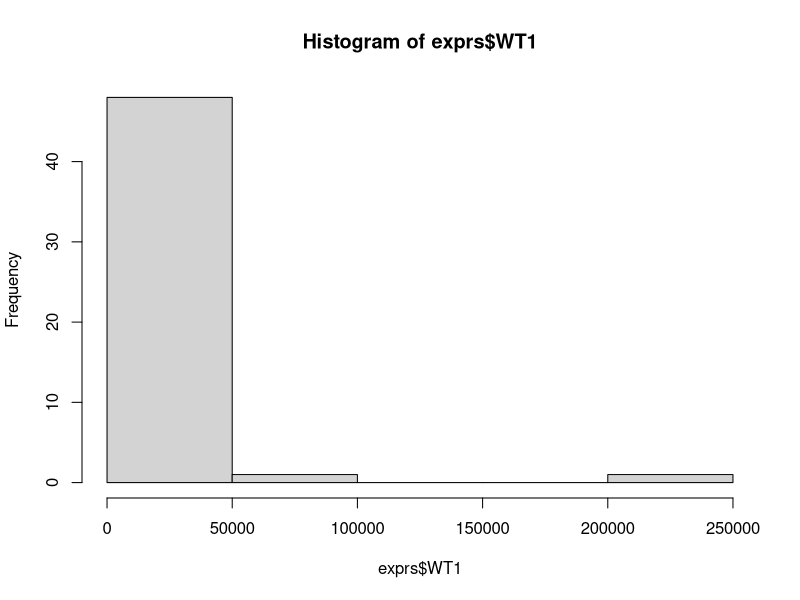
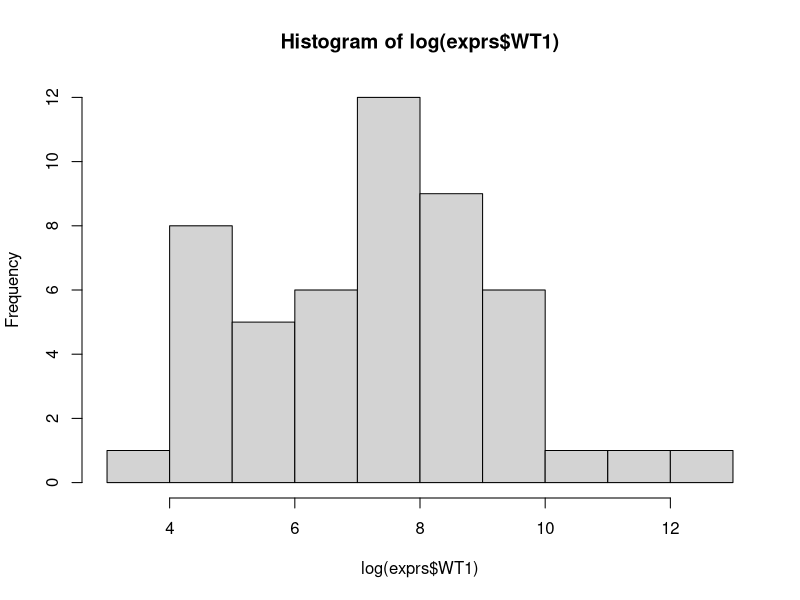
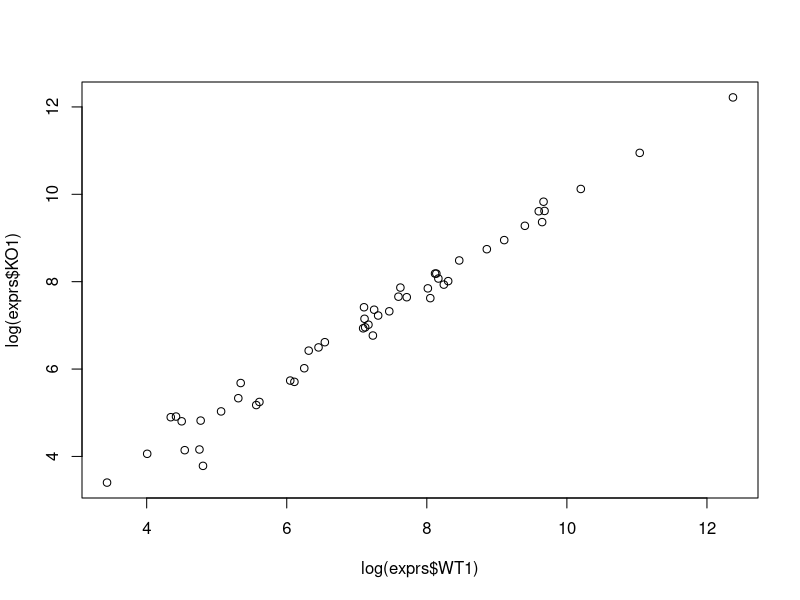
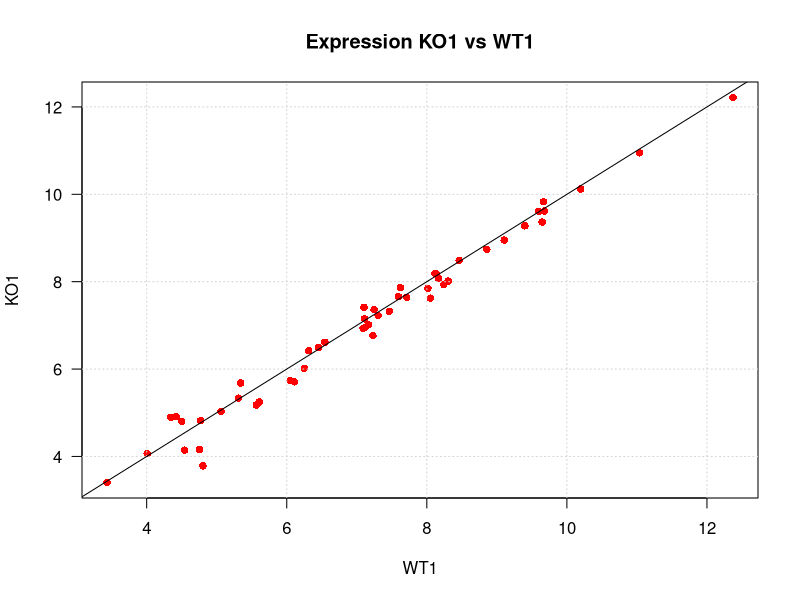
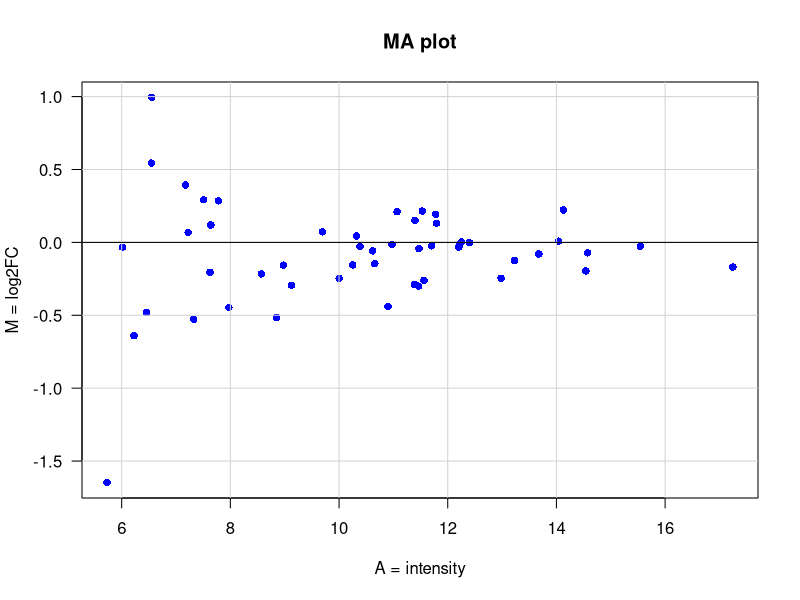
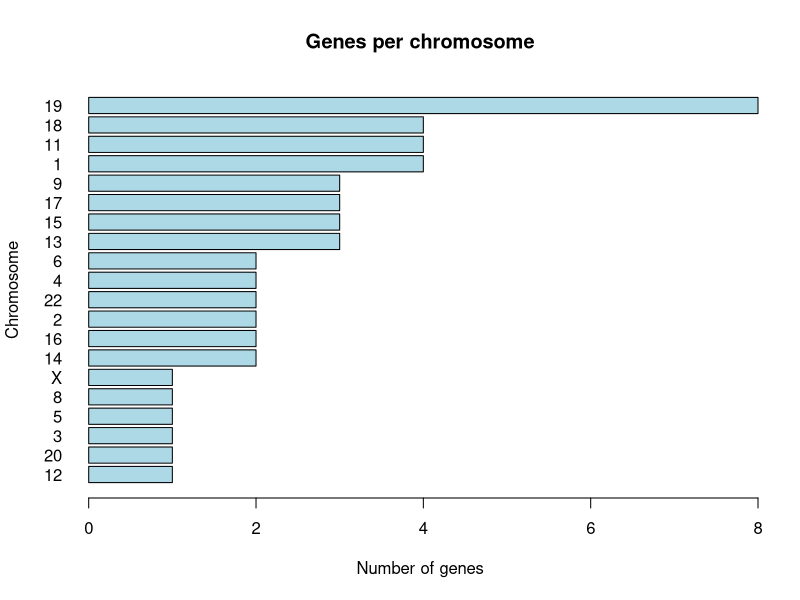

Here is the R script that generated these plots, in order:
## ---- chunk 1
library(knitr)
library(kableExtra)
# library(formattable)

options(width = 300)
# options(encoding = 'UTF-8')
knitr::opts_chunk$set(
  fig.width = 7, fig.height = 5, 
  fig.path = 'figures/07_tests_multiples',
  fig.align = "center", 
  size = "tiny", 
  echo = TRUE, eval = TRUE, 
  warning = FALSE, message = FALSE, 
  results = FALSE, comment = "")

options(scipen = 12) ## Max number of digits for non-scientific notation
# knitr::asis_output("\\footnotesize")

## ---- chunk 2
work.dir <- "~/intro_R" 
## ---- chunk 3
dir.create(work.dir, recursive = TRUE, showWarnings = FALSE)
## ---- chunk 4
setwd(work.dir)	
## ---- chunk 5
getwd()
## ---- chunk 6
list.files()
## ---- chunk 7
2 + 3
4 * 5
6 / 4
## ---- chunk 8
a <- 2      ## Assigner une valeur à une variable
print(a)    ## Afficher la valeur de la variable a
## ---- chunk 9
b <- 3      ## Assigner une valeur à une seconde variable
c <- a + b  ## Effectuer un calcul avec 2 variables
print(c)    ## Afficher le contenu de la variable c
## ---- chunk 10
a <- 7      ## Changer la valeur de a
print(c)    ## Note: le contenu de c n'est pas modifié
## ---- chunk 11
## download.file(url = "https://goo.gl/9QVAg6", destfile = "expression.txt")
## ---- chunk 12
## download.file(url = "https://goo.gl/NQWnHg", destfile = "annotation.csv")
## ---- chunk 13
exprs <- read.table(file = "expression.txt", header = TRUE, sep = "\t")
## ---- chunk 14
help(read.table)
## ---- chunk 15
?read.table
## ---- chunk 16
print(exprs)
## ---- chunk 17
head(exprs)
## ---- chunk 18
head(exprs, n = 15)
## ---- chunk 19
dim(exprs)    ## Dimensions
ncol(exprs)   ## Nombre de colonnes
nrow(exprs)   ## Nombre de lignes
## ---- chunk 20
colnames(exprs)
rownames(exprs)
## ---- chunk 21
  summary(exprs)
## ---- chunk 22
exprs$WT1
## ---- chunk 23
exprs[, "WT1"]  ## Sélection de la colonne WT1
## ---- chunk 24
exprs[, c("WT1", "WT2")]
## ---- chunk 25
exprs[, 2]
exprs[, c(2, 3)]
## ---- chunk 26
hist(exprs$WT1)
## ---- chunk 27
hist(log(exprs$WT1))
## ---- chunk 28
plot(x = log(exprs$WT1), y = log(exprs$KO1))
## ---- chunk 29
plot(x = log(exprs$WT1),   ## données pour l’abscisse
     y = log(exprs$KO1),   ## données pour l’ordonnée
     main = "Expression KO1 vs WT1",  ## Titre principal
     xlab = "WT1",  ## légende de l’axe X
     ylab = "KO1",  ## légende de l’axe Y
     pch = 16,      ## caractère pour marquer les points
     las = 1,       ## écrire les échelles horizontalement
     col = "red")   ## couleur des points
grid()  ## Ajout d’une grille
abline(a = 0, b = 1)   ## Ajouter la droite X = Y (intercept a = 0, pente b = 1).
## ---- chunk 30
exprs[c(4, 11), ]
## ---- chunk 31
which(exprs$id %in% c("ENSG00000253991", "ENSG00000099958"))
## ---- chunk 32
exprs[which(exprs$id %in% c("ENSG00000253991", "ENSG00000099958")), ]
## ---- chunk 33
rowMeans(exprs[,c("WT1","WT2")])
## ---- chunk 34
exprs$meanWT <- rowMeans(exprs[,c("WT1","WT2")])
exprs$meanKO <- rowMeans(exprs[,c("KO1","KO2")])

head(exprs) ## Check the result
## ---- chunk 35
exprs$FC <- exprs$meanKO / exprs$meanWT
head(exprs) ## Check the result
## ---- chunk 36
exprs$mean <- rowMeans(exprs[,c("WT1","WT2","KO1","KO2")])
## ---- chunk 37
exprs$M <- log2(exprs$FC)
## ---- chunk 38
exprs$A <- rowMeans(log2(exprs[,c("meanWT", "meanKO")]))
## ---- chunk 39
plot(x = exprs$A, y = exprs$M, main = "MA plot", las = 1,
     col = "blue", pch = 16, xlab = "A = intensity", ylab = "M = log2FC")
grid(lty = "solid", col = "lightgray")
abline(h = 0)
## ---- chunk 40
annot <- read.table(file = "annotation.csv", header = TRUE, sep = ";")
dim(annot)   ## Vérifier les dimensions
head(annot)  ## Afficher quelques lignes
## ---- chunk 41
table(annot$chr)
## ---- chunk 42
barplot(sort(table(annot$chr)), horiz = TRUE, las = 1,
        main = "Genes per chromosome", ylab = "Chromosome", 
        col = "lightblue", xlab = "Number of genes")

## ---- chunk 43
exprs.annot <- merge(exprs, annot, by = "id")
head(exprs.annot)
## ---- chunk 44
exprs8 <- exprs.annot[which(exprs.annot$chr == 8),]
print(exprs8)

## ---- chunk 45
write.table(x = exprs8, file = "exprs8.txt", sep = "\t",
            row.names = TRUE, col.names = NA)
